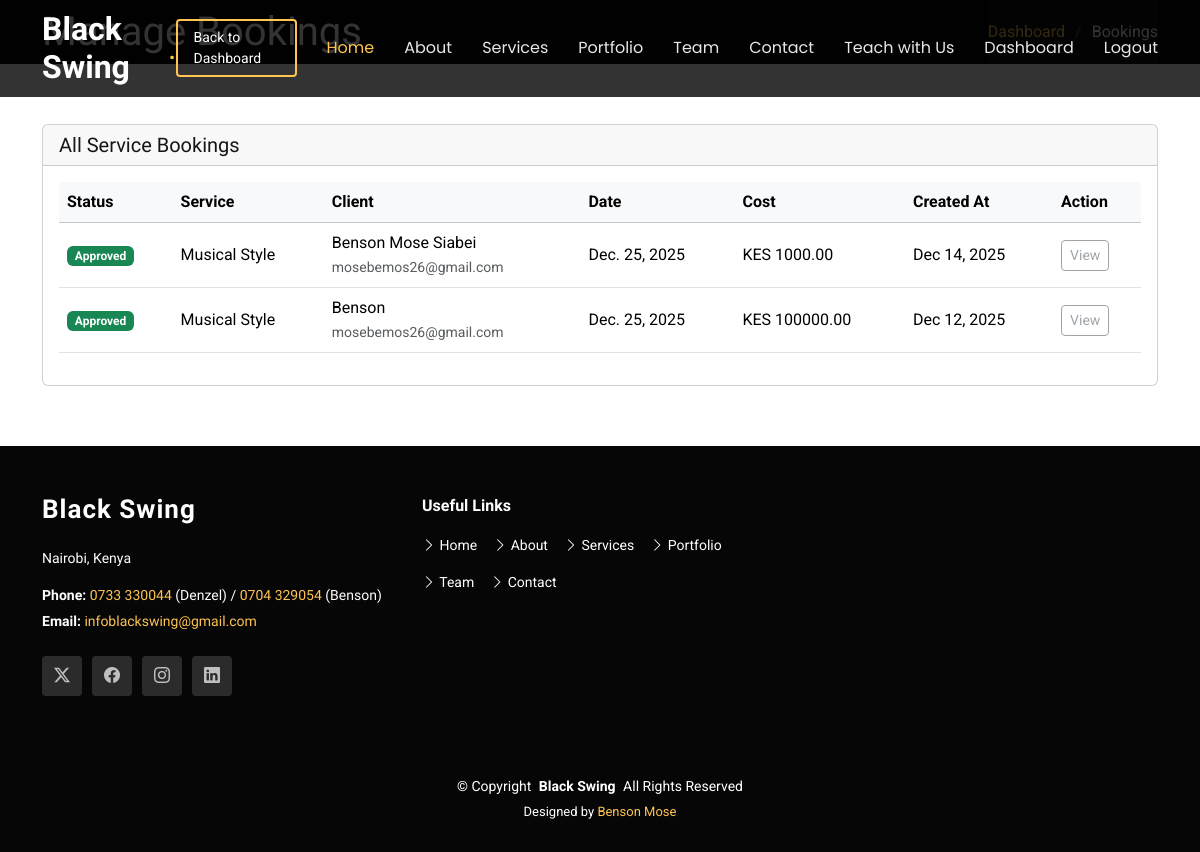
The app's page /dashboard/admin/bookings/ (signed in), older data.
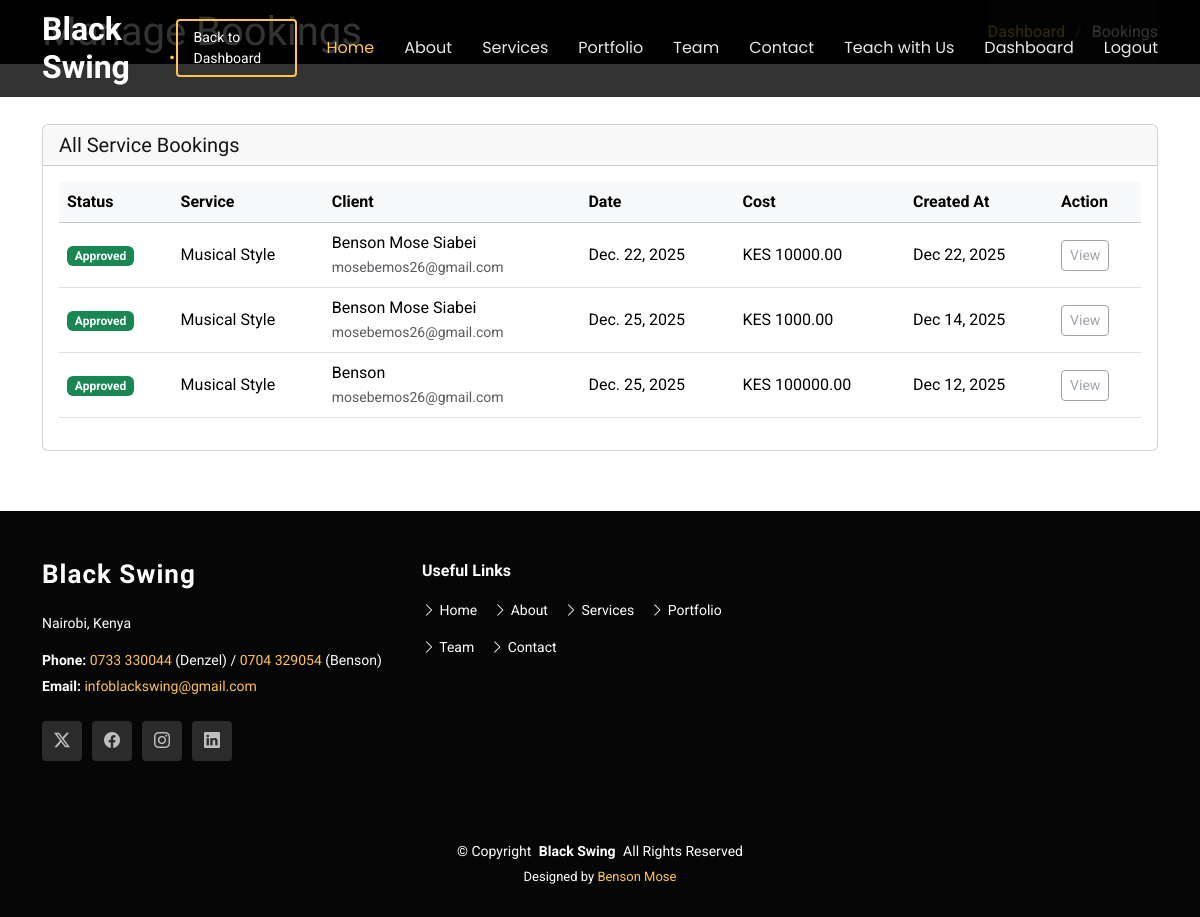
The same page, newer data.
### core/models.py (models this page shows, shortened)
class ServiceBooking(models.Model):
    STATUS_CHOICES = [
        ('Pending', 'Pending'),
        ('Approved', 'Approved'),
        ('Rejected', 'Rejected'),
    ]
    service = models.ForeignKey(Service, on_delete=models.CASCADE, related_name='bookings')
    client_name = models.CharField(max_length=255)
    email = models.EmailField()
    phone = models.CharField(max_length=20)
    event_date = models.DateField()
    location = models.CharField(max_length=255)
    projected_cost = models.DecimalField(max_digits=10, decimal_places=2, null=True, blank=True)
    status = models.CharField(max_length=20, choices=STATUS_CHOICES, default='Pending', db_index=True)
    message = models.TextField(blank=True, null=True)
    created_at = models.DateTimeField(auto_now_add=True)
    updated_at = models.DateTimeField(auto_now=True)
    is_read = models.BooleanField(default=False)
    class Meta:
        ordering = ['-created_at']

class Service(models.Model):
    title = models.CharField(max_length=255)
    slug = models.SlugField(unique=True, blank=True)
    icon = models.CharField(max_length=100, help_text="Bootstrap icon class")
    short_description = models.TextField()
    detailed_description = models.TextField()
    image = models.ImageField(upload_to='services/', blank=True, null=True)

### dashboard/views.py (the view)
# urls.py: path('admin/bookings/', views.manage_bookings, name='manage_bookings'),
@login_required
def manage_bookings(request):
    if not request.user.is_superuser:
        return redirect('dashboard_redirect')
    bookings = ServiceBooking.objects.all().order_by('-created_at')
    return render(request, 'dashboard/manage_bookings.html', {'bookings': bookings})

### core/context_processors.py (called while the page is built)
def unread_messages_count(request):
    if request.user.is_authenticated and request.user.is_superuser:
        messages_count = ContactMessage.objects.filter(is_read=False).count()
        bookings_count = ServiceBooking.objects.filter(is_read=False).count()
        return {'unread_messages_count': messages_count + bookings_count}
    return {}

### templates/dashboard/manage_bookings.html
{% extends 'base.html' %}
{% load static %}
{% block content %}
<main class="main">
    <div class="page-title dark-background">
        <div class="container d-lg-flex justify-content-between align-items-center">
            <h1 class="mb-2 mb-lg-0">Manage Bookings</h1>
            <nav class="breadcrumbs">
                <ol>
                    <li><a href="{% url 'admin_dashboard' %}">Dashboard</a></li>
                    <li class="current">Bookings</li>
                </ol>
            </nav>
        </div>
    </div>
    <section class="section">
        <div class="container">
            <div class="card">
                <div class="card-header d-flex justify-content-between align-items-center">
                    <h5 class="mb-0">All Service Bookings</h5>
                </div>
                <div class="card-body">
                    <div class="table-responsive">
                        <table class="table table-hover align-middle">
                            <thead class="table-light">
                                <tr>
                                    <th>Status</th>
                                    <th>Service</th>
                                    <th>Client</th>
                                    <th>Date</th>
                                    <th>Cost</th>
                                    <th>Created At</th>
                                    <th>Action</th>
                                </tr>
                            </thead>
                            <tbody>
                                {% for booking in bookings %}
                                <tr>
                                    <td>
                                        {% if booking.status == 'Approved' %}
                                        <span class="badge bg-success">Approved</span>
                                        {% elif booking.status == 'Rejected' %}
                                        <span class="badge bg-danger">Rejected</span>
                                        {% else %}
                                        <span class="badge bg-warning text-dark">Pending</span>
                                        {% endif %}
                                    </td>
                                    <td>{{ booking.service.title }}</td>
                                    <td>
                                        <div>{{ booking.client_name }}</div>
                                        <small class="text-muted">{{ booking.email }}</small>
                                    </td>
                                    <td>{{ booking.event_date }}</td>
                                    <td>
                                        {% if booking.projected_cost %}
                                        KES {{ booking.projected_cost }}
                                        {% else %}
                                        -
                                        {% endif %}
                                    </td>
                                    <td>{{ booking.created_at|date:"M d, Y" }}</td>
                                    <td>
                                        <button class="btn btn-sm btn-outline-secondary" disabled>View</button>
                                    </td>
                                </tr>
                                {% empty %}
                                <tr>
                                    <td colspan="7" class="text-center py-4">No bookings found.</td>
                                </tr>
                                {% endfor %}
                            </tbody>
                        </table>
                    </div>
                </div>
            </div>
        </div>
    </section>
</main>
{% endblock %}

Row changes from the older to the newer data that the page shows:
added ServiceBooking: status "Approved", service "Musical Style", client_name "Benson Mose Siabei", email "mosebemos26@gmail.com", event_date "Dec. 22, 2025", projected_cost "10000.00", created_at "Dec 22, 2025"
